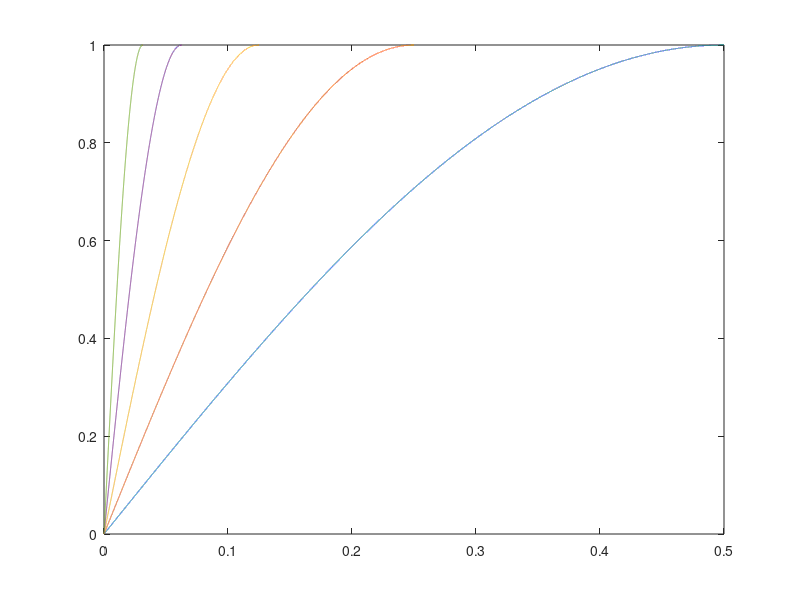
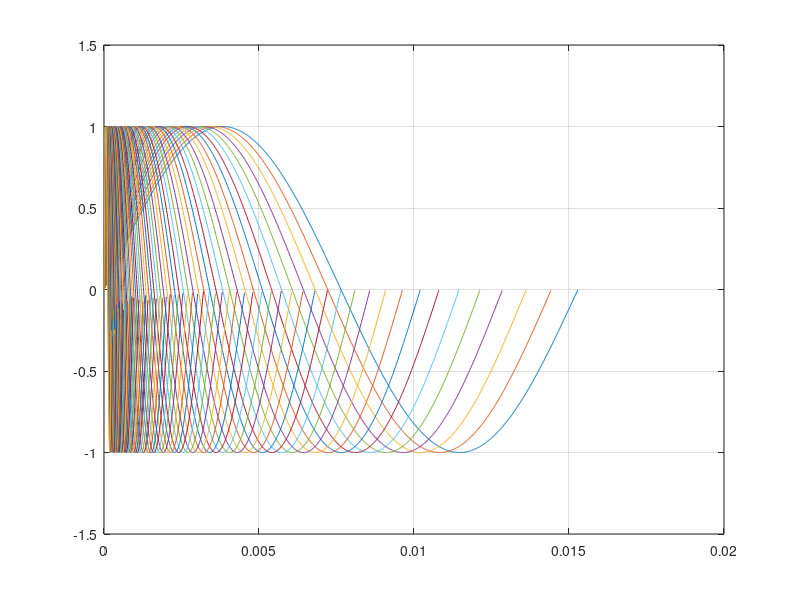

MATLAB code to generate these figures, in order:
clear 
%% global parameters 
a  = 2^(1/12);
f0 = 65.40639;
SR = 96000; %sample rate
dt = 1/SR;

%% normal LUT

%semitones steps related to f0

%n = -24;
%n = -12;   % C-1 
%n = 0;   % C0
%n= 12; % C1

oct_LUT = 6;
keys = 12;

n=[0:12:oct_LUT*keys];

%LUT_start_octave = log(fn/f0)/log(a);
% LUT scale parameter


%calculations


%freqquency
for i = n(1):n(end)

    fn(i+1,1) = f0 * a^i;
    
end

Y = cell(length(fn),1); 
start_ind = zeros(length(fn),1);
end_ind   = zeros(length(fn),1);

start_ind(1,1) = 0;
end_ind  (1,1) = round(SR / fn(1))-1;

for i = 1 : length(fn)
    
    BS(i,1) = round((SR / fn(i)));
    
    t = 0:dt:BS(i)*dt-dt; %-dt
    
    Y{i} = sin(2*pi*fn(i)*t);
    figure(2);
    ylim([-1.5 1.5]);
    plot(t,Y{i});
    hold on;
    grid on;
    %y = sin(2*pi*freq(i)*t);

    if i > 1
   
        start_ind(i,1) = start_ind(i-1,1) + BS(i-1,1);
        end_ind  (i,1) = start_ind(i  ,1) + BS(i,  1) - 1;  
    end
end
  LUT_Array = [];
length_Y = 0;
for i =1 : length(Y)
    length_Y = length_Y + length(Y{i});
    LUT_Array = [LUT_Array,Y{i}];  %result vector for LUT
end

FandBS = [fn, BS, start_ind, end_ind];



%% LFO calculation (kann auf viertel Periode reduziert werden)
%parameter
%LFO_ind=[1,13,20,25,32,37,41,44,46,49,61,73,80,85]'; %ausgewählte frequenzen
anzahlFrequenzen = 4;
startFrequenz = 0.5;

%variables init
LFO_Array = [];
fn_LFO = (anzahlFrequenzen);
start_ind_LFO = zeros(length(fn_LFO),1);
end_ind_LFO   = zeros(length(fn_LFO),1);
Y = cell(length(fn_LFO),1);
BS_LFO =  zeros(length(fn_LFO),1);

%calculation
indexOffset = log2(startFrequenz);
for i = 0:anzahlFrequenzen
    fn_LFO(i+1,1) = 2^(i+indexOffset);
end

%index an der stelle 1
start_ind_LFO(1,1) = 0;
end_ind_LFO  (1,1) = round(SR / fn_LFO(1))/4-1;


for i = 1 : length(fn_LFO)
    
    BS_LFO(i,1) = round(SR / fn_LFO(i))/4;
    
    t = 0:dt:(BS_LFO(i))*dt-dt;
    
    Y{i} = sin(2*pi*fn_LFO(i)*t);
    %y = sin(2*pi*freq(i)*t);

    if i > 1
    
        start_ind_LFO(i,1) = start_ind_LFO(i-1,1) + BS_LFO(i-1,1);
        end_ind_LFO  (i,1) = start_ind_LFO(i  ,1) + BS_LFO(i,  1) - 1;
    
    end
    
    %plot
    figure(1)
    plot(t,Y{i});
    hold on;
    

end

for i =1 : length(Y)
    length_Y = length_Y + length(Y{i});
    LFO_Array = [LFO_Array,Y{i}]; %result vector for LFO
end
FandBS_LFO = [fn_LFO, BS_LFO, start_ind_LFO, end_ind_LFO];

%% C-File generator parameters
precision = 5; %precision of Nachkommastelle
precision_LFO = 2; %precision of Nachkommastelle



%% C-file
dlmwrite('sinLUT.c','#include "sinLUT.h"','delimiter','', 'precision', precision);   

%LUT

%LUT Array
dlmwrite('sinLUT.c','const float LUT[] __attribute__ ((section(".rodata"))) = {','delimiter','', 'precision', precision,'-append'); 
dlmwrite('sinLUT.c',LUT_Array,'delimiter',',', 'precision', precision,'-append');
dlmwrite('sinLUT.c','};','delimiter','', 'precision', precision,'-append');  

%write frequency array
dlmwrite('sinLUT.c','const float LUT_FREQUENCYS[] __attribute__ ((section(".rodata"))) = {','delimiter','', 'precision', precision,'-append')   
dlmwrite('sinLUT.c',FandBS(:,1)','delimiter',',', 'precision', precision,'-append');  
dlmwrite('sinLUT.c','};','delimiter','', 'precision', precision,'-append');  

%write Blocksize array
dlmwrite('sinLUT.c','const uint32_t LUT_SUPPORTPOINTS[] __attribute__ ((section(".rodata"))) = {','delimiter','', 'precision', precision,'-append')   
dlmwrite('sinLUT.c',FandBS(:,2)','delimiter',',', 'precision', precision,'-append');  
dlmwrite('sinLUT.c','};','delimiter','', 'precision', precision,'-append');  

%write start index array
dlmwrite('sinLUT.c','const uint32_t LUT_STARTINDEX[] __attribute__ ((section(".rodata"))) = {','delimiter','', 'precision', precision,'-append')   
dlmwrite('sinLUT.c',FandBS(:,3)','delimiter',',', 'precision', precision,'-append');  
dlmwrite('sinLUT.c','};','delimiter','', 'precision', precision,'-append');  

%write Blocksize array
dlmwrite('sinLUT.c','const uint32_t LUT_ENDINDEX[] __attribute__ ((section(".rodata"))) = {','delimiter','', 'precision', precision,'-append')   
dlmwrite('sinLUT.c',FandBS(:,4)','delimiter',',', 'precision', precision,'-append');  
dlmwrite('sinLUT.c','};','delimiter','', 'precision', precision,'-append');  

%LFO

%LFO Array
dlmwrite('sinLUT.c','const float LFO[] __attribute__ ((section(".rodata"))) = {','delimiter','', 'precision', precision,'-append');   
dlmwrite('sinLUT.c',LFO_Array,'delimiter',',', 'precision', precision_LFO,'-append');
dlmwrite('sinLUT.c','};','delimiter','', 'precision', precision,'-append');  

%write frequency array
dlmwrite('sinLUT.c','const float LFO_FREQUENCYS[] __attribute__ ((section(".rodata"))) = {','delimiter','', 'precision', precision,'-append')   
dlmwrite('sinLUT.c',FandBS_LFO(:,1)','delimiter',',', 'precision', precision,'-append');  
dlmwrite('sinLUT.c','};','delimiter','', 'precision', precision,'-append');  

%write Blocksize array
dlmwrite('sinLUT.c','const uint32_t LFO_SUPPORTPOINTS[] __attribute__ ((section(".rodata"))) = {','delimiter','', 'precision', precision,'-append')   
dlmwrite('sinLUT.c',FandBS_LFO(:,2)','delimiter',',', 'precision', precision,'-append');  
dlmwrite('sinLUT.c','};','delimiter','', 'precision', precision,'-append');  

%write start index array
dlmwrite('sinLUT.c','const uint32_t LFO_STARTINDEX[] __attribute__ ((section(".rodata"))) = {','delimiter','', 'precision', precision,'-append')   
dlmwrite('sinLUT.c',FandBS_LFO(:,3)','delimiter',',', 'precision', precision,'-append');  
dlmwrite('sinLUT.c','};','delimiter','', 'precision', precision,'-append');  

%write Blocksize array
dlmwrite('sinLUT.c','const uint32_t LFO_ENDINDEX[] __attribute__ ((section(".rodata"))) = {','delimiter','', 'precision', precision,'-append')   
dlmwrite('sinLUT.c',FandBS_LFO(:,4)','delimiter',',', 'precision', precision,'-append');  
dlmwrite('sinLUT.c','};','delimiter','', 'precision', precision,'-append');  
%% H-file



%include Guard
dlmwrite('sinLUT.h','#ifndef INC_SINLUT_H_','delimiter','', 'precision', precision);
dlmwrite('sinLUT.h','#define INC_SINLUT_H_','delimiter','', 'precision', precision,'-append') 
dlmwrite('sinLUT.h','//includes ','delimiter','', 'precision', precision,'-append');
dlmwrite('sinLUT.h','#include "main.h"','delimiter','', 'precision', precision,'-append') ;

%Space
dlmwrite('sinLUT.h',' ','delimiter','', 'precision', precision,'-append');
dlmwrite('sinLUT.h',' ','delimiter','', 'precision', precision,'-append');

%defines
dlmwrite('sinLUT.h','//defines ','delimiter','', 'precision', precision,'-append');

dlmwrite('sinLUT.h',['#define LUT_SR ',num2str(SR)],'delimiter','', 'precision', precision,'-append');
% %LUT defines
dlmwrite('sinLUT.h',['#define LUT_START_OCTAVE ',num2str(FandBS(length(FandBS),1))],'delimiter','', 'precision', precision,'-append');

dlmwrite('sinLUT.h',['#define LUT_FMAX ',num2str(FandBS(length(FandBS),1))],'delimiter','', 'precision', precision,'-append');
dlmwrite('sinLUT.h',['#define LUT_FMIN ',num2str(FandBS(1,1))],'delimiter','', 'precision', precision,'-append');
dlmwrite('sinLUT.h',['#define LUT_OCTAVES ',num2str(oct_LUT)],'delimiter','', 'precision', precision,'-append');

%LFO defines
dlmwrite('sinLUT.h','//defines ','delimiter','', 'precision', precision,'-append');
dlmwrite('sinLUT.h',['#define LFO_FMAX ',num2str(FandBS_LFO(length(FandBS_LFO),1))],'delimiter','', 'precision', precision,'-append');
dlmwrite('sinLUT.h',['#define LFO_FMIN ',num2str(FandBS_LFO(1,1))],'delimiter','', 'precision', precision,'-append');
%dlmwrite('sinLUT.h',['#define LFO_OCTAVES ',num2str(oct_LFO)],'delimiter','', 'precision', precision,'-append');


%Space
dlmwrite('sinLUT.h',' ','delimiter','', 'precision', precision,'-append');
dlmwrite('sinLUT.h',' ','delimiter','', 'precision', precision,'-append');

%variables

dlmwrite('sinLUT.h','//variables','delimiter','', 'precision', precision,'-append');
%LUT
dlmwrite('sinLUT.h',['const float  LUT[',num2str(length(LUT_Array)),'];'],'delimiter','', 'precision', precision,'-append');
dlmwrite('sinLUT.h',['const uint32_t LUT_ENDINDEX[', num2str(length(FandBS(:,4))),'];'],'delimiter','', 'precision', precision,'-append') ;
dlmwrite('sinLUT.h',['const uint32_t LUT_STARTINDEX[',num2str(length(FandBS(:,3))),'];'],'delimiter','', 'precision', precision,'-append');  
dlmwrite('sinLUT.h',['const uint32_t LUT_SUPPORTPOINTS[',num2str(length(FandBS(:,2))),'];'],'delimiter','', 'precision', precision,'-append'); 
dlmwrite('sinLUT.h',['const float LUT_FREQUENCYS[',num2str(length(FandBS(:,1))),'];'],'delimiter','', 'precision', precision,'-append'); 

%LFO
%dlmwrite('sinLUT.h',['const float LFO[',num2str(length(LFO_Array)),'];'],'delimiter','', 'precision', precision,'-append');
dlmwrite('sinLUT.h',['const uint32_t LFO_ENDINDEX[',num2str(length(FandBS_LFO(:,4))),'];'],'delimiter','', 'precision', precision,'-append') ;
dlmwrite('sinLUT.h',['const uint32_t LFO_STARTINDEX[',num2str(length(FandBS_LFO(:,3))),'];'],'delimiter','', 'precision', precision,'-append');  
dlmwrite('sinLUT.h',['const uint32_t LFO_SUPPORTPOINTS[',num2str(length(FandBS_LFO(:,2))),'];'],'delimiter','', 'precision', precision,'-append'); 
dlmwrite('sinLUT.h',['const float LFO_FREQUENCYS[',num2str(length(FandBS_LFO(:,1))),'];'],'delimiter','', 'precision', precision,'-append'); 


dlmwrite('sinLUT.h','#endif','delimiter','', 'precision', precision,'-append');
